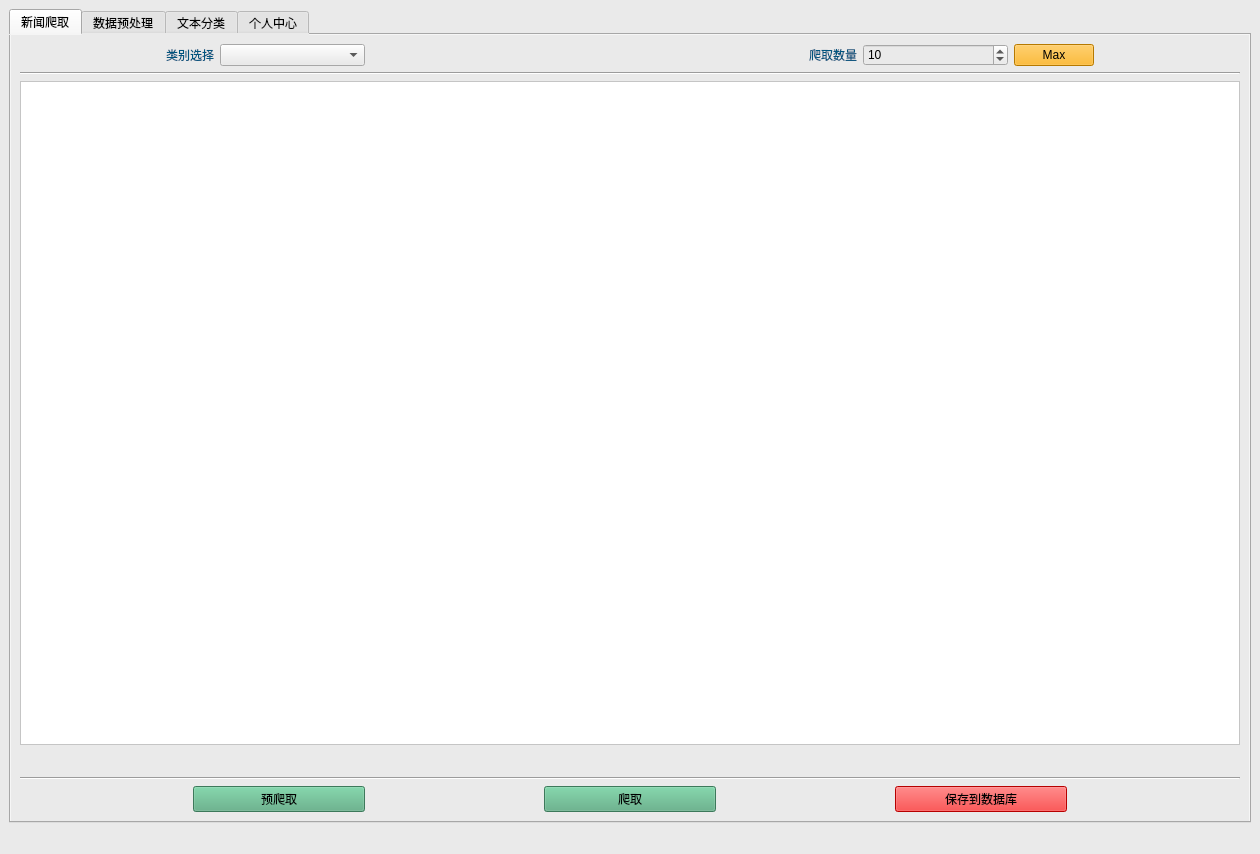
<?xml version="1.0" encoding="UTF-8"?>
<ui version="4.0">
 <class>MainWindow</class>
 <widget class="QMainWindow" name="MainWindow">
  <property name="geometry">
   <rect>
    <x>0</x>
    <y>0</y>
    <width>1260</width>
    <height>854</height>
   </rect>
  </property>
  <property name="windowTitle">
   <string>MainWindow</string>
  </property>
  <property name="styleSheet">
   <string notr="true">background-color: rgb(234, 234, 234);</string>
  </property>
  <widget class="QWidget" name="centralwidget">
   <layout class="QVBoxLayout" name="verticalLayout_8">
    <item>
     <widget class="QTabWidget" name="tabWidget">
      <property name="font">
       <font>
        <family>Arial</family>
        <pointsize>9</pointsize>
        <weight>50</weight>
        <bold>false</bold>
        <strikeout>false</strikeout>
       </font>
      </property>
      <property name="styleSheet">
       <string notr="true">background-color: rgb(234, 234, 234);</string>
      </property>
      <property name="currentIndex">
       <number>0</number>
      </property>
      <widget class="QWidget" name="tab">
       <attribute name="title">
        <string>新闻爬取</string>
       </attribute>
       <layout class="QVBoxLayout" name="verticalLayout">
        <item>
         <layout class="QVBoxLayout" name="verticalLayout_4" stretch="0,0,1,0">
          <item>
           <layout class="QHBoxLayout" name="horizontalLayout_2" stretch="2,0,2,6,0,2,0,2">
            <item>
             <spacer name="horizontalSpacer_8">
              <property name="orientation">
               <enum>Qt::Horizontal</enum>
              </property>
              <property name="sizeHint" stdset="0">
               <size>
                <width>40</width>
                <height>20</height>
               </size>
              </property>
             </spacer>
            </item>
            <item>
             <widget class="QLabel" name="label">
              <property name="styleSheet">
               <string notr="true">color: rgb(0, 85, 127);
font: 11pt &quot;Times New Roman&quot;;</string>
              </property>
              <property name="text">
               <string>类别选择</string>
              </property>
             </widget>
            </item>
            <item>
             <widget class="QComboBox" name="comboBox">
              <property name="styleSheet">
               <string notr="true">font: 11pt &quot;Arial&quot;;
background-color: rgb(234, 234, 234);</string>
              </property>
              <property name="editable">
               <bool>false</bool>
              </property>
             </widget>
            </item>
            <item>
             <spacer name="horizontalSpacer_5">
              <property name="orientation">
               <enum>Qt::Horizontal</enum>
              </property>
              <property name="sizeHint" stdset="0">
               <size>
                <width>40</width>
                <height>20</height>
               </size>
              </property>
             </spacer>
            </item>
            <item>
             <widget class="QLabel" name="label_2">
              <property name="styleSheet">
               <string notr="true">color: rgb(0, 85, 127);
font: 11pt &quot;宋体&quot;;</string>
              </property>
              <property name="text">
               <string>爬取数量</string>
              </property>
             </widget>
            </item>
            <item>
             <widget class="QSpinBox" name="spinBox_n">
              <property name="styleSheet">
               <string notr="true">background-color: rgb(234, 234, 234);
font: 12pt &quot;Arial&quot;;</string>
              </property>
              <property name="minimum">
               <number>1</number>
              </property>
              <property name="maximum">
               <number>9999999</number>
              </property>
              <property name="value">
               <number>10</number>
              </property>
             </widget>
            </item>
            <item>
             <widget class="QPushButton" name="pushButton_max">
              <property name="styleSheet">
               <string notr="true">font: 10pt &quot;Arial&quot;;
background-color: rgb(255, 170, 0);</string>
              </property>
              <property name="text">
               <string>Max</string>
              </property>
             </widget>
            </item>
            <item>
             <spacer name="horizontalSpacer_6">
              <property name="orientation">
               <enum>Qt::Horizontal</enum>
              </property>
              <property name="sizeHint" stdset="0">
               <size>
                <width>40</width>
                <height>20</height>
               </size>
              </property>
             </spacer>
            </item>
           </layout>
          </item>
          <item>
           <widget class="Line" name="line_2">
            <property name="orientation">
             <enum>Qt::Horizontal</enum>
            </property>
           </widget>
          </item>
          <item>
           <layout class="QVBoxLayout" name="verticalLayout_5">
            <item>
             <widget class="QTextBrowser" name="textBrowser_preview">
              <property name="styleSheet">
               <string notr="true">background-color: rgb(255, 255, 255);
font: 11pt &quot;Arial&quot;;</string>
              </property>
             </widget>
            </item>
            <item>
             <layout class="QHBoxLayout" name="horizontalLayout">
              <item>
               <spacer name="horizontalSpacer_3">
                <property name="orientation">
                 <enum>Qt::Horizontal</enum>
                </property>
                <property name="sizeHint" stdset="0">
                 <size>
                  <width>40</width>
                  <height>20</height>
                 </size>
                </property>
               </spacer>
              </item>
              <item>
               <widget class="QLabel" name="label_3">
                <property name="styleSheet">
                 <string notr="true">color: rgb(255, 0, 0);
font: 10pt &quot;隶书&quot;;</string>
                </property>
                <property name="text">
                 <string/>
                </property>
               </widget>
              </item>
              <item>
               <spacer name="horizontalSpacer_7">
                <property name="orientation">
                 <enum>Qt::Horizontal</enum>
                </property>
                <property name="sizeHint" stdset="0">
                 <size>
                  <width>40</width>
                  <height>20</height>
                 </size>
                </property>
               </spacer>
              </item>
             </layout>
            </item>
            <item>
             <widget class="Line" name="line">
              <property name="orientation">
               <enum>Qt::Horizontal</enum>
              </property>
             </widget>
            </item>
            <item>
             <layout class="QHBoxLayout" name="horizontalLayout_4" stretch="1,1,1,1,1,1,1">
              <item>
               <spacer name="horizontalSpacer">
                <property name="orientation">
                 <enum>Qt::Horizontal</enum>
                </property>
                <property name="sizeHint" stdset="0">
                 <size>
                  <width>40</width>
                  <height>20</height>
                 </size>
                </property>
               </spacer>
              </item>
              <item>
               <widget class="QPushButton" name="pushButton_preview">
                <property name="styleSheet">
                 <string notr="true">background-color: rgb(85, 170, 127);
font: 87 11pt &quot;Arial&quot;;</string>
                </property>
                <property name="text">
                 <string>预爬取</string>
                </property>
               </widget>
              </item>
              <item>
               <spacer name="horizontalSpacer_4">
                <property name="orientation">
                 <enum>Qt::Horizontal</enum>
                </property>
                <property name="sizeHint" stdset="0">
                 <size>
                  <width>40</width>
                  <height>20</height>
                 </size>
                </property>
               </spacer>
              </item>
              <item>
               <widget class="QPushButton" name="pushButton_crawl">
                <property name="styleSheet">
                 <string notr="true">background-color: rgb(85, 170, 127);
font: 87 11pt &quot;Arial&quot;;</string>
                </property>
                <property name="text">
                 <string>爬取</string>
                </property>
               </widget>
              </item>
              <item>
               <spacer name="horizontalSpacer_9">
                <property name="orientation">
                 <enum>Qt::Horizontal</enum>
                </property>
                <property name="sizeHint" stdset="0">
                 <size>
                  <width>40</width>
                  <height>20</height>
                 </size>
                </property>
               </spacer>
              </item>
              <item>
               <widget class="QPushButton" name="pushButton_save">
                <property name="styleSheet">
                 <string notr="true">background-color: rgb(255, 0, 0);
font: 87 11pt &quot;Arial&quot;;</string>
                </property>
                <property name="text">
                 <string>保存到数据库</string>
                </property>
               </widget>
              </item>
              <item>
               <spacer name="horizontalSpacer_2">
                <property name="orientation">
                 <enum>Qt::Horizontal</enum>
                </property>
                <property name="sizeHint" stdset="0">
                 <size>
                  <width>40</width>
                  <height>20</height>
                 </size>
                </property>
               </spacer>
              </item>
             </layout>
            </item>
           </layout>
          </item>
          <item>
           <layout class="QHBoxLayout" name="horizontalLayout_3"/>
          </item>
         </layout>
        </item>
       </layout>
      </widget>
      <widget class="QWidget" name="tab_2">
       <attribute name="title">
        <string>数据预处理</string>
       </attribute>
       <layout class="QVBoxLayout" name="verticalLayout_3">
        <item>
         <layout class="QVBoxLayout" name="verticalLayout_2">
          <item>
           <widget class="QTableWidget" name="tableWidget">
            <property name="font">
             <font>
              <family>Times New Roman</family>
              <pointsize>10</pointsize>
              <weight>50</weight>
              <italic>false</italic>
              <bold>false</bold>
             </font>
            </property>
            <property name="styleSheet">
             <string notr="true">background-color: rgb(255, 255, 255);</string>
            </property>
           </widget>
          </item>
          <item>
           <layout class="QHBoxLayout" name="horizontalLayout_6">
            <item>
             <spacer name="horizontalSpacer_14">
              <property name="orientation">
               <enum>Qt::Horizontal</enum>
              </property>
              <property name="sizeHint" stdset="0">
               <size>
                <width>40</width>
                <height>20</height>
               </size>
              </property>
             </spacer>
            </item>
            <item>
             <widget class="QLabel" name="label_4">
              <property name="styleSheet">
               <string notr="true">color: rgb(255, 0, 0);
font: 10pt &quot;隶书&quot;;</string>
              </property>
              <property name="text">
               <string/>
              </property>
             </widget>
            </item>
            <item>
             <spacer name="horizontalSpacer_15">
              <property name="orientation">
               <enum>Qt::Horizontal</enum>
              </property>
              <property name="sizeHint" stdset="0">
               <size>
                <width>40</width>
                <height>20</height>
               </size>
              </property>
             </spacer>
            </item>
           </layout>
          </item>
          <item>
           <layout class="QHBoxLayout" name="horizontalLayout_5" stretch="1,1,1,1,1,1,1,1,1">
            <item>
             <spacer name="horizontalSpacer_10">
              <property name="orientation">
               <enum>Qt::Horizontal</enum>
              </property>
              <property name="sizeHint" stdset="0">
               <size>
                <width>40</width>
                <height>20</height>
               </size>
              </property>
             </spacer>
            </item>
            <item>
             <widget class="QPushButton" name="pushButton_request">
              <property name="styleSheet">
               <string notr="true">background-color: rgb(85, 170, 127);
font: 87 11pt &quot;Arial&quot;;</string>
              </property>
              <property name="text">
               <string>刷新</string>
              </property>
             </widget>
            </item>
            <item>
             <spacer name="horizontalSpacer_11">
              <property name="orientation">
               <enum>Qt::Horizontal</enum>
              </property>
              <property name="sizeHint" stdset="0">
               <size>
                <width>40</width>
                <height>20</height>
               </size>
              </property>
             </spacer>
            </item>
            <item>
             <widget class="QPushButton" name="pushButton_view_content">
              <property name="styleSheet">
               <string notr="true">background-color: rgb(85, 170, 127);
font: 87 11pt &quot;Arial&quot;;</string>
              </property>
              <property name="text">
               <string>查看内容</string>
              </property>
             </widget>
            </item>
            <item>
             <spacer name="horizontalSpacer_23">
              <property name="orientation">
               <enum>Qt::Horizontal</enum>
              </property>
              <property name="sizeHint" stdset="0">
               <size>
                <width>40</width>
                <height>20</height>
               </size>
              </property>
             </spacer>
            </item>
            <item>
             <widget class="QPushButton" name="pushButton_word_freq">
              <property name="styleSheet">
               <string notr="true">background-color: rgb(85, 170, 127);
font: 87 11pt &quot;Arial&quot;;</string>
              </property>
              <property name="text">
               <string>词云</string>
              </property>
             </widget>
            </item>
            <item>
             <spacer name="horizontalSpacer_12">
              <property name="orientation">
               <enum>Qt::Horizontal</enum>
              </property>
              <property name="sizeHint" stdset="0">
               <size>
                <width>40</width>
                <height>20</height>
               </size>
              </property>
             </spacer>
            </item>
            <item>
             <widget class="QPushButton" name="pushButton_delete">
              <property name="styleSheet">
               <string notr="true">background-color: rgb(255, 0, 0);
font: 87 11pt &quot;Arial&quot;;</string>
              </property>
              <property name="text">
               <string>删除记录</string>
              </property>
             </widget>
            </item>
            <item>
             <spacer name="horizontalSpacer_13">
              <property name="orientation">
               <enum>Qt::Horizontal</enum>
              </property>
              <property name="sizeHint" stdset="0">
               <size>
                <width>40</width>
                <height>20</height>
               </size>
              </property>
             </spacer>
            </item>
           </layout>
          </item>
          <item>
           <layout class="QHBoxLayout" name="horizontalLayout_9" stretch="5,4">
            <item>
             <widget class="QTextBrowser" name="textBrowser_content">
              <property name="styleSheet">
               <string notr="true">background-color: rgb(255, 255, 255);
font: 12pt &quot;宋体&quot;;</string>
              </property>
             </widget>
            </item>
            <item>
             <widget class="QLabel" name="label_wordcloud">
              <property name="styleSheet">
               <string notr="true">background-color: rgb(255, 255, 255);</string>
              </property>
              <property name="text">
               <string/>
              </property>
             </widget>
            </item>
           </layout>
          </item>
         </layout>
        </item>
        <item>
         <widget class="Line" name="line_3">
          <property name="orientation">
           <enum>Qt::Horizontal</enum>
          </property>
         </widget>
        </item>
       </layout>
      </widget>
      <widget class="QWidget" name="tab_3">
       <attribute name="title">
        <string>文本分类</string>
       </attribute>
       <layout class="QVBoxLayout" name="verticalLayout_7">
        <item>
         <layout class="QVBoxLayout" name="verticalLayout_6">
          <item>
           <widget class="QTableWidget" name="tableWidget_2">
            <property name="font">
             <font>
              <family>Times New Roman</family>
              <pointsize>10</pointsize>
              <weight>50</weight>
              <italic>false</italic>
              <bold>false</bold>
             </font>
            </property>
            <property name="styleSheet">
             <string notr="true">background-color: rgb(255, 255, 255);</string>
            </property>
           </widget>
          </item>
          <item>
           <layout class="QHBoxLayout" name="horizontalLayout_8">
            <item>
             <spacer name="horizontalSpacer_21">
              <property name="orientation">
               <enum>Qt::Horizontal</enum>
              </property>
              <property name="sizeHint" stdset="0">
               <size>
                <width>40</width>
                <height>20</height>
               </size>
              </property>
             </spacer>
            </item>
            <item>
             <widget class="QLabel" name="label_5">
              <property name="styleSheet">
               <string notr="true">color: rgb(255, 0, 0);
font: 10pt &quot;隶书&quot;;</string>
              </property>
              <property name="text">
               <string/>
              </property>
             </widget>
            </item>
            <item>
             <spacer name="horizontalSpacer_22">
              <property name="orientation">
               <enum>Qt::Horizontal</enum>
              </property>
              <property name="sizeHint" stdset="0">
               <size>
                <width>40</width>
                <height>20</height>
               </size>
              </property>
             </spacer>
            </item>
           </layout>
          </item>
          <item>
           <widget class="Line" name="line_4">
            <property name="orientation">
             <enum>Qt::Horizontal</enum>
            </property>
           </widget>
          </item>
          <item>
           <layout class="QHBoxLayout" name="horizontalLayout_7" stretch="1,0,1,0,1,0,1,0,0,0,1,0,1">
            <item>
             <spacer name="horizontalSpacer_16">
              <property name="orientation">
               <enum>Qt::Horizontal</enum>
              </property>
              <property name="sizeHint" stdset="0">
               <size>
                <width>40</width>
                <height>20</height>
               </size>
              </property>
             </spacer>
            </item>
            <item>
             <widget class="QPushButton" name="pushButton_request_2">
              <property name="styleSheet">
               <string notr="true">background-color: rgb(85, 170, 127);
font: 87 11pt &quot;Arial&quot;;</string>
              </property>
              <property name="text">
               <string>刷新</string>
              </property>
             </widget>
            </item>
            <item>
             <spacer name="horizontalSpacer_17">
              <property name="orientation">
               <enum>Qt::Horizontal</enum>
              </property>
              <property name="sizeHint" stdset="0">
               <size>
                <width>40</width>
                <height>20</height>
               </size>
              </property>
             </spacer>
            </item>
            <item>
             <widget class="QPushButton" name="pushButton_classify">
              <property name="styleSheet">
               <string notr="true">background-color: rgb(85, 170, 127);
font: 87 11pt &quot;Arial&quot;;</string>
              </property>
              <property name="text">
               <string>执行分类</string>
              </property>
             </widget>
            </item>
            <item>
             <spacer name="horizontalSpacer_24">
              <property name="orientation">
               <enum>Qt::Horizontal</enum>
              </property>
              <property name="sizeHint" stdset="0">
               <size>
                <width>40</width>
                <height>20</height>
               </size>
              </property>
             </spacer>
            </item>
            <item>
             <widget class="QPushButton" name="pushButton_reset">
              <property name="styleSheet">
               <string notr="true">background-color: rgb(255, 0, 0);
font: 87 11pt &quot;Arial&quot;;</string>
              </property>
              <property name="text">
               <string>重置</string>
              </property>
             </widget>
            </item>
            <item>
             <spacer name="horizontalSpacer_20">
              <property name="orientation">
               <enum>Qt::Horizontal</enum>
              </property>
              <property name="sizeHint" stdset="0">
               <size>
                <width>40</width>
                <height>20</height>
               </size>
              </property>
             </spacer>
            </item>
            <item>
             <widget class="Line" name="line_5">
              <property name="orientation">
               <enum>Qt::Vertical</enum>
              </property>
             </widget>
            </item>
            <item>
             <widget class="QComboBox" name="comboBox_2">
              <property name="styleSheet">
               <string notr="true">font: 11pt &quot;Times New Roman&quot;;
background-color: rgb(234, 234, 234);</string>
              </property>
              <property name="editable">
               <bool>false</bool>
              </property>
             </widget>
            </item>
            <item>
             <widget class="QPushButton" name="pushButton_change_cate">
              <property name="styleSheet">
               <string notr="true">background-color: rgb(85, 170, 127);
font: 87 11pt &quot;Arial&quot;;</string>
              </property>
              <property name="text">
               <string>更改</string>
              </property>
             </widget>
            </item>
            <item>
             <spacer name="horizontalSpacer_18">
              <property name="orientation">
               <enum>Qt::Horizontal</enum>
              </property>
              <property name="sizeHint" stdset="0">
               <size>
                <width>40</width>
                <height>20</height>
               </size>
              </property>
             </spacer>
            </item>
            <item>
             <widget class="QPushButton" name="pushButton_refit">
              <property name="styleSheet">
               <string notr="true">background-color: rgb(255, 0, 0);
font: 87 11pt &quot;Arial&quot;;</string>
              </property>
              <property name="text">
               <string>训练模型</string>
              </property>
             </widget>
            </item>
            <item>
             <spacer name="horizontalSpacer_19">
              <property name="orientation">
               <enum>Qt::Horizontal</enum>
              </property>
              <property name="sizeHint" stdset="0">
               <size>
                <width>40</width>
                <height>20</height>
               </size>
              </property>
             </spacer>
            </item>
           </layout>
          </item>
         </layout>
        </item>
       </layout>
      </widget>
      <widget class="QWidget" name="tab_4">
       <attribute name="title">
        <string>个人中心</string>
       </attribute>
       <layout class="QVBoxLayout" name="verticalLayout_12">
        <item>
         <layout class="QVBoxLayout" name="verticalLayout_11" stretch="2,5">
          <item>
           <widget class="QGroupBox" name="groupBox">
            <property name="styleSheet">
             <string notr="true">background-color: rgb(255, 255, 255);</string>
            </property>
            <property name="title">
             <string/>
            </property>
            <layout class="QVBoxLayout" name="verticalLayout_10">
             <item>
              <layout class="QHBoxLayout" name="horizontalLayout_14" stretch="6,1,34">
               <item>
                <widget class="QLabel" name="label_photo">
                 <property name="text">
                  <string/>
                 </property>
                </widget>
               </item>
               <item>
                <spacer name="horizontalSpacer_28">
                 <property name="orientation">
                  <enum>Qt::Horizontal</enum>
                 </property>
                 <property name="sizeHint" stdset="0">
                  <size>
                   <width>13</width>
                   <height>17</height>
                  </size>
                 </property>
                </spacer>
               </item>
               <item>
                <layout class="QVBoxLayout" name="verticalLayout_9" stretch="5,3,0,1,1,1">
                 <item>
                  <spacer name="verticalSpacer">
                   <property name="orientation">
                    <enum>Qt::Vertical</enum>
                   </property>
                   <property name="sizeHint" stdset="0">
                    <size>
                     <width>20</width>
                     <height>40</height>
                    </size>
                   </property>
                  </spacer>
                 </item>
                 <item>
                  <layout class="QHBoxLayout" name="horizontalLayout_12" stretch="0,1,0">
                   <item>
                    <widget class="QLabel" name="label_nickname">
                     <property name="styleSheet">
                      <string notr="true">font: 75 14pt &quot;Comic Sans MS&quot;;</string>
                     </property>
                     <property name="text">
                      <string>TC-admin</string>
                     </property>
                    </widget>
                   </item>
                   <item>
                    <spacer name="horizontalSpacer_25">
                     <property name="orientation">
                      <enum>Qt::Horizontal</enum>
                     </property>
                     <property name="sizeHint" stdset="0">
                      <size>
                       <width>328</width>
                       <height>20</height>
                      </size>
                     </property>
                    </spacer>
                   </item>
                   <item>
                    <widget class="QPushButton" name="pushButton_edit">
                     <property name="styleSheet">
                      <string notr="true">background-color: rgb(255, 255, 255);
font: 87 11pt &quot;Arial&quot;;</string>
                     </property>
                     <property name="text">
                      <string>编辑个人信息</string>
                     </property>
                    </widget>
                   </item>
                  </layout>
                 </item>
                 <item>
                  <widget class="Line" name="line_6">
                   <property name="orientation">
                    <enum>Qt::Horizontal</enum>
                   </property>
                  </widget>
                 </item>
                 <item>
                  <layout class="QHBoxLayout" name="horizontalLayout_13" stretch="0,0,1,0">
                   <item>
                    <widget class="QLabel" name="label_10">
                     <property name="styleSheet">
                      <string notr="true"/>
                     </property>
                     <property name="text">
                      <string>ID：</string>
                     </property>
                    </widget>
                   </item>
                   <item>
                    <widget class="QLabel" name="label_ID">
                     <property name="text">
                      <string>00000000</string>
                     </property>
                    </widget>
                   </item>
                   <item>
                    <spacer name="horizontalSpacer_29">
                     <property name="orientation">
                      <enum>Qt::Horizontal</enum>
                     </property>
                     <property name="sizeHint" stdset="0">
                      <size>
                       <width>40</width>
                       <height>20</height>
                      </size>
                     </property>
                    </spacer>
                   </item>
                   <item>
                    <widget class="QPushButton" name="pushButton_logout">
                     <property name="styleSheet">
                      <string notr="true">background-color: rgb(255, 255, 255);
font: 87 11pt &quot;Arial&quot;;</string>
                     </property>
                     <property name="text">
                      <string>登出账号</string>
                     </property>
                    </widget>
                   </item>
                  </layout>
                 </item>
                 <item>
                  <layout class="QHBoxLayout" name="horizontalLayout_11" stretch="0,0,1">
                   <item>
                    <widget class="QLabel" name="label_8">
                     <property name="styleSheet">
                      <string notr="true"/>
                     </property>
                     <property name="text">
                      <string>贡献值：</string>
                     </property>
                    </widget>
                   </item>
                   <item>
                    <widget class="QLabel" name="label_count">
                     <property name="text">
                      <string>0</string>
                     </property>
                    </widget>
                   </item>
                   <item>
                    <spacer name="horizontalSpacer_26">
                     <property name="orientation">
                      <enum>Qt::Horizontal</enum>
                     </property>
                     <property name="sizeHint" stdset="0">
                      <size>
                       <width>40</width>
                       <height>20</height>
                      </size>
                     </property>
                    </spacer>
                   </item>
                  </layout>
                 </item>
                 <item>
                  <layout class="QHBoxLayout" name="horizontalLayout_10" stretch="0,0,1">
                   <item>
                    <widget class="QLabel" name="label_9">
                     <property name="text">
                      <string>个人简介：</string>
                     </property>
                    </widget>
                   </item>
                   <item>
                    <widget class="QLabel" name="label_introduction">
                     <property name="text">
                      <string>这家伙很懒，什么也没留下~</string>
                     </property>
                    </widget>
                   </item>
                   <item>
                    <spacer name="horizontalSpacer_27">
                     <property name="orientation">
                      <enum>Qt::Horizontal</enum>
                     </property>
                     <property name="sizeHint" stdset="0">
                      <size>
                       <width>40</width>
                       <height>20</height>
                      </size>
                     </property>
                    </spacer>
                   </item>
                  </layout>
                 </item>
                </layout>
               </item>
              </layout>
             </item>
            </layout>
           </widget>
          </item>
          <item>
           <widget class="QGroupBox" name="groupBox_2">
            <property name="styleSheet">
             <string notr="true"/>
            </property>
            <property name="title">
             <string/>
            </property>
            <layout class="QVBoxLayout" name="verticalLayout_13">
             <item>
              <layout class="QHBoxLayout" name="horizontalLayout_15" stretch="20,1,30">
               <item>
                <layout class="QVBoxLayout" name="verticalLayout_14" stretch="1,0">
                 <item>
                  <widget class="QTableWidget" name="tableWidget_info"/>
                 </item>
                 <item>
                  <widget class="QPushButton" name="pushButton_reflash_add">
                   <property name="styleSheet">
                    <string notr="true">background-color: rgb(255, 255, 255);
font: 11pt &quot;Arial&quot;;</string>
                   </property>
                   <property name="text">
                    <string>刷           新</string>
                   </property>
                  </widget>
                 </item>
                </layout>
               </item>
               <item>
                <spacer name="horizontalSpacer_30">
                 <property name="orientation">
                  <enum>Qt::Horizontal</enum>
                 </property>
                 <property name="sizeHint" stdset="0">
                  <size>
                   <width>40</width>
                   <height>20</height>
                  </size>
                 </property>
                </spacer>
               </item>
               <item>
                <widget class="QCalendarWidget" name="calendarWidget"/>
               </item>
              </layout>
             </item>
            </layout>
           </widget>
          </item>
         </layout>
        </item>
       </layout>
      </widget>
     </widget>
    </item>
   </layout>
  </widget>
  <widget class="QMenuBar" name="menubar">
   <property name="geometry">
    <rect>
     <x>0</x>
     <y>0</y>
     <width>1260</width>
     <height>26</height>
    </rect>
   </property>
  </widget>
  <widget class="QStatusBar" name="statusbar"/>
 </widget>
 <resources/>
 <connections/>
</ui>
